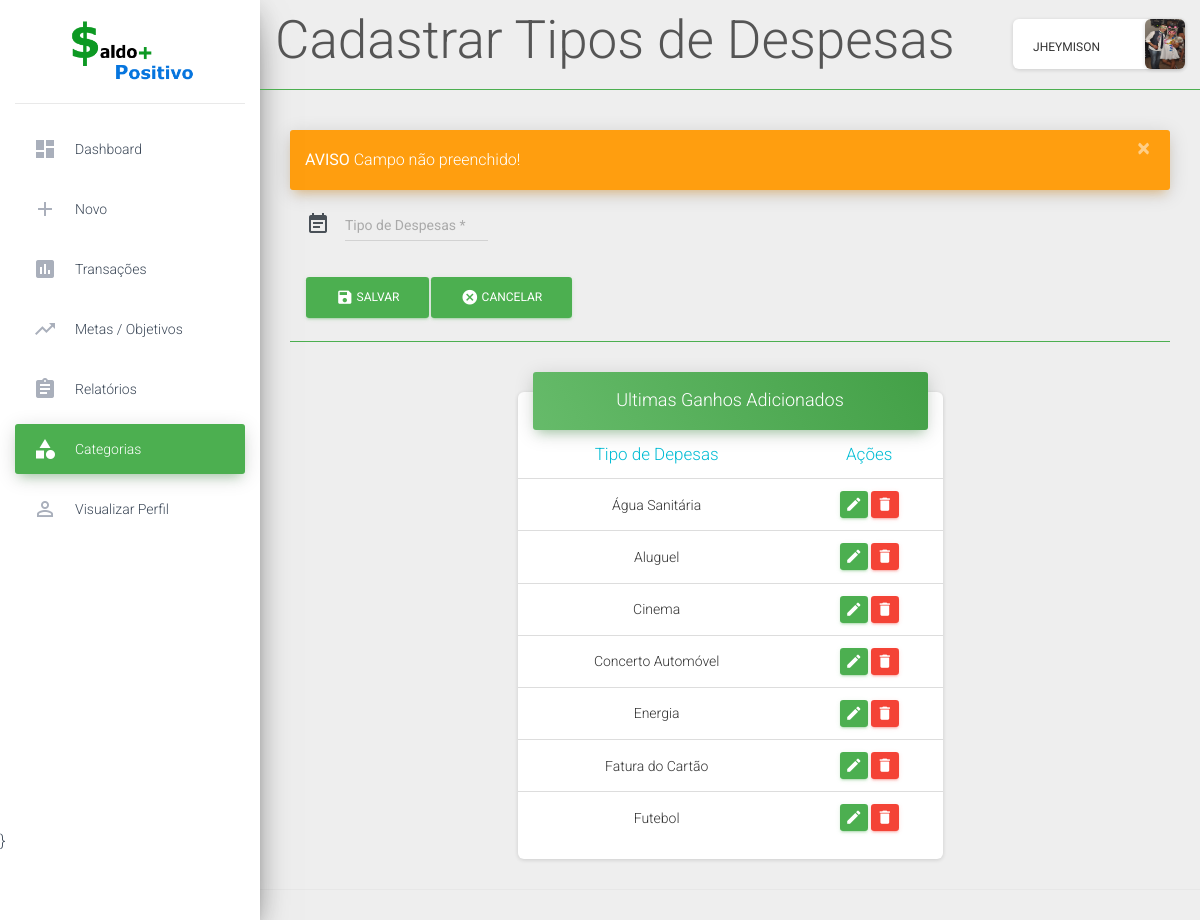
The page /main.php?page=tipodespesas&sec=cadastra_tipo_despesas&erro_cadastro=warnning (signed in) on the database its author committed.
### tables this page shows
CREATE TABLE `perfil_usuarios` (
  `id` int(11) NOT NULL,
  `empresa` varchar(300) NOT NULL,
  `profissao` varchar(300) NOT NULL,
  `sobre` varchar(1000) NOT NULL,
  `imagem` varchar(1000) NOT NULL,
  `id_cadastrar_usuarios` int(11) NOT NULL
);

CREATE TABLE `tipos_de_despesas` (
  `id` int(11) NOT NULL,
  `tipo_despesa` varchar(200) NOT NULL,
  `id_cadastrar_usuarios` int(11) NOT NULL
);

### inserts/title_pages.php (called while the page is built)
<?php
    if(isset($_GET['sec'])){
            $pageInfo = $_GET['sec'];
        if($pageInfo == "dashboard"){
            $pageFormat = "Dashboard";
        } elseif ($pageInfo == "cadastrar_ganho") {
            $pageFormat = "Cadastrar Ganho";
        } elseif($pageInfo == "edita_ganhos"){
            $pageFormat = "Editar Ganhos";
        } elseif($pageInfo == "deleta_ganhos"){
            $pageFormat = "Deletar Ganho";
        } elseif($pageInfo == "cadastrar_despesa"){
            $pageFormat = "Cadastrar Despesas";
        } elseif($pageInfo == "edita_despesas"){
            $pageFormat = "Editar Despesas";
        } elseif($pageInfo == "deleta_despesas"){
            $pageFormat = "Deletar Despesa";
        } elseif($pageInfo == "cadastrar_cartoes"){
            $pageFormat = "Cadastrar Cartao";
        } elseif($pageInfo == "edita_cartoes"){
            $pageFormat = "Editar Cartao";
        } elseif($pageInfo == "deleta_cartoes"){
            $pageFormat = "Deletar Cartao";
        } elseif($pageInfo == "vizualizar_transacoes"){
            $pageFormat = "Visualizar Transações";
        } elseif($pageInfo == "cadastrar_metas"){
            $pageFormat = "Cadastrar Metas";
        } elseif($pageInfo == "editar_metas"){
            $pageFormat = "Editar Metas";
        } elseif($pageInfo == "deletar_metas"){
            $pageFormat = "Deletar Metas";
        } elseif($pageInfo == "relatorio_ganhos"){
            $pageFormat = "Relatorio de Ganhos";
        } elseif($pageInfo == "relatorio_despesas"){
            $pageFormat = "Relatorio de Despesas";
        } elseif($pageInfo == "relatorio_tipo_pagamento"){
            $pageFormat = "Relatorio de Tipos de Pagamentos";
        } elseif($pageInfo == "vizualizar_perfil"){
            $pageFormat = "Seu Perfil";
        } elseif($pageInfo == "editar_perfil"){
            $pageFormat = "Editar Perfil";
        } elseif($pageInfo == "cadastra_tipo_ganhos"){
            $pageFormat = "Cadastrar Tipos de Ganhos";
        } elseif($pageInfo == "cadastra_tipo_despesas"){
            $pageFormat = "Cadastrar Tipos de Despesas";
        } elseif($pageInfo == "edita_tipo_ganhos"){
            $pageFormat = "Alterar Tipos de Ganhos";
        } elseif($pageInfo == "deleta_tipo_ganhos"){
            $pageFormat = "Deletar Tipo";
        } elseif($pageInfo == "edita_tipo_despesas"){
            $pageFormat = "Alterar Tipos de Despesa";
        } elseif($pageInfo == "deleta_tipo_despesas"){
            $pageFormat = "Deletar Tipo";
        }
    } else {
        $pageFormat = "Dashboard";
        $pageInfo ="dashboard";
    }
?>

### inserts/table_tipo_despesas.php (the view, shortened to what this page needs)
<?php
	$id_adm = 100;
	$sql_cadastrar_tipo_despesas = "SELECT * FROM tipos_de_despesas WHERE id_cadastrar_usuarios = '$id_usuario' OR id_cadastrar_usuarios = '$id_adm' ORDER BY tipo_despesa ASC";
	$sel = $conecta_bd->query($sql_cadastrar_tipo_despesas);
?>
<div class="row d-flex justify-content-center">
	<div class="col-lg-6 col-md-6">
		<div class="card">
		    <div class="card-header card-header-success">
		        <h4 class="card-title text-center">Ultimas Ganhos Adicionados</h4>
		    </div>
		    <div class="card-body table-responsive">
		        <table class="table table-hover">
		            <thead class="text-info text-center">
		                <tr>
		                    <th>Tipo de Depesas</th>
		                    <th>Ações</th>
		                </tr>
		            </thead>
		            <tbody class="text-center">
		                <?php while ( $tipos = $sel->fetch_assoc() ) : ?>
		                <tr>
		                    <td><?php  echo $tipos['tipo_despesa'] ?></td>
		                    <td class="td-actions text-center">
				                <a href="main.php?page=tipodespesas&sec=edita_tipo_despesas&id=<?php echo $tipos['id'] ?>">
				                	<button type="button" rel="tooltip" class="btn btn-success" title="Editar">
				                    	<i class="material-icons">edit</i>
				               		</button>
				                </a>
				                <a href="main.php?page=tipodespesas&sec=deleta_tipo_despesas&id=<?php echo $tipos['id'] ?>">
					                <button type="button" name="deletar" type="button" rel="tooltip" class="btn btn-danger" title="Deletar">
					                    <i class="material-icons">delete</i>
					                </button>
				           		</a>
				            </td>
		                </tr>
		                <?php endwhile; ?>
		            </tbody>
		        </table>
		    </div>
		</div>
	</div>
</div>

### main.php (shortened to what this page needs)
<?php
    if ( $_SESSION['logado'] == true ) :
    $id_usuario = $_SESSION['user']['id'];
    $usuario = $_SESSION['user']['nome'];
    $nome = explode(" ", $usuario);
    include("bd/conecta_bd.php");
    include("inserts/title_pages.php");
    $sql_perfil = "SELECT * FROM perfil_usuarios WHERE id_cadastrar_usuarios = '$id_usuario'";
    $sel_perfil = $conecta_bd->query($sql_perfil);
    $perfil = $sel_perfil -> fetch_assoc();
    $imagem = $perfil['imagem'];
?>
<!doctype html>
<html>
<head>
    <link rel="stylesheet" href="https://maxcdn.bootstrapcdn.com/font-awesome/latest/css/font-awesome.min.css">
    <link href="assets/css/material-dashboard2.min.css" rel="stylesheet" />
    <link href="assets/css/material-dashboard.min.css" rel="stylesheet" />
    <link href="assets/demo/demo.css" rel="stylesheet" />
    <link rel="stylesheet" type="text/css" href="chartist/chartist.min.css">
    <link rel="stylesheet" type="text/css" href="assets/css/style.css">
    <link rel="stylesheet" href="https://cdn.jsdelivr.net/docsearch.js/2/docsearch.min.css" />
    <link rel="stylesheet" href="assets/demo/docs.min.css">
</head>
<body>
    <div class="wrapper ">
        <div class="sidebar" data-color="green" data-background-color="white">
            <div class="logo">
                <a href="main.php?sec=dashboard">
                    <img id="logoSite" src="assets/img/logo.png">
                </a>
            </div>
            <div class="sidebar-wrapper">
                <ul class="nav">
                    <li class="nav-item <?=($pageInfo == 'dashboard')?'active':''?>">
                        <a class="nav-link" href="main.php?sec=dashboard">
                            <i class="material-icons">dashboard</i>
                            <p>Dashboard</p>
                        </a>
                    </li>
                    <li class="nav-item dropdown <?=($pageInfo == 'cadastrar_ganho' || $pageInfo == 'cadastrar_despesa' || $pageInfo == 'cadastrar_cartoes')?'active':''?>">
                        <a class="nav-link" href="#" id="navbarDropdownMenuLink" data-toggle="dropdown" aria-haspopup="true" aria-expanded="false">
                            <i class="material-icons">add</i>
                            <p>Novo</p>
                        </a>
                    </li>
                    <li class="nav-item <?=($pageInfo == 'vizualizar_transacoes')?'active':''?>" >
                        <a class="nav-link" href="main.php?page=transacoes&sec=vizualizar_transacoes">
                            <i class="material-icons">assessment</i>
                            <p>Transações</p>
                        </a>
                    </li>
                    <li class="nav-item <?=($pageInfo == 'cadastrar_metas')?'active':''?>"">
                        <a class="nav-link" href="main.php?page=metas&sec=cadastrar_metas">
                            <i class="material-icons">trending_up</i>
                            <p>Metas / Objetivos</p>
                        </a>
                    </li>
                    <li class="nav-item dropdown <?=($pageInfo == 'relatorio_ganhos' || $pageInfo == 'relatorio_despesas' || $pageInfo == 'relatorio_tipo_pagamento' )?'active':''?>" >
                        <a class="nav-link" href="#" id="navbarDropdownMenuLink" data-toggle="dropdown" aria-haspopup="true" aria-expanded="false">
                            <i class="material-icons">assignment</i>
                            <p>Relatórios</p>
                        </a>
                    </li>
                    <li class="nav-item dropdown <?=($pageInfo == 'cadastra_tipo_ganhos' || $pageInfo == 'cadastra_tipo_despesas')?'active':''?>">
                        <a class="nav-link" href="#" id="navbarDropdownMenuLink" data-toggle="dropdown" aria-haspopup="true" aria-expanded="false" name="tipo_ganhO_despesa">
                            <i class="material-icons">category</i>
                            <p>Categorias</p>
                        </a>
                    </li>
                    <li class="nav-item <?=($pageInfo == 'vizualizar_perfil')?'active':''?>" >
                        <a class="nav-link" href="main.php?page=perfil&sec=vizualizar_perfil" name="vizualizar_perfil">
                            <i class="material-icons">perm_identity</i>
                            <p>Visualizar Perfil</p>
                        </a>
                    </li>
                </ul>
            </div>
            }
        </div>
        <div class="main-panel">
            <nav class="navbar navbar-expand-lg navbar-transparent navbar-absolute fixed-top ">
                <div class="container-fluid">
                    <div class="navbar-wrapper">
                        <h1><?php echo $pageFormat ?><h1>
                    </div>
                    <div class="collapse navbar-collapse justify-content-end">
                        <ul class="navbar-nav">
                            <li class="nav-item">
                                <div class="card">
                                    <div class="card-body">
                                        <div class="row">
                                            <div class="col">
                                                <div class="dropdown nomePerfil">
                                                    <a class="nav-link" id="navbarDropdownMenuLink" data-toggle="dropdown" aria-haspopup="true" aria-expanded="false" style="cursor: pointer;">
                                                        <?php echo $nome[0]; ?>
                                                    </a>
                                                </div>
                                            </div>
                                            <div class="col">
                                                <img class="card imgPerfil" src="<?php echo $imagem ?>" rel="nofollow" alt="Card image cap">
                                            </div>
                                        </div>
                                    </div>
                                </div>
                            </li>
                        </ul>
                    </div>
                </div>
            </nav>
            <div class="content">
                <div class="container-fluid">
                    <?php
                        include("routes/routes_main.php");
                    ?>
                </div>
            </div>
            <footer class="footer">
            </footer>
        </div>
    </div>
</html>
<?php endif; ?>

### assets/css/style.css (style rules this page uses)
#logoSite { width: 150px; top: 50%; left: 50%; margin-left: 50px; }
.card { margin-bottom: 0; margin-top: 0; }
.card .card-body { padding: 0px; }
.imgPerfil { width: 40px; height: 50px; }
.nomePerfil { padding-top: 8px; }
.main-panel>.navbar { border-bottom: 1px solid #4caf50; }
.main-panel>.content { margin-top: 100px; }
html { overflow-y: hidden; overflow-x: hidden; }

### rows shown on the page
perfil_usuarios: imagem (picture)
tipos_de_despesas: tipo_despesa "Água Sanitária"
tipos_de_despesas: tipo_despesa "Aluguel"
tipos_de_despesas: tipo_despesa "Cinema"
tipos_de_despesas: tipo_despesa "Concerto Automóvel"
tipos_de_despesas: tipo_despesa "Energia"
tipos_de_despesas: tipo_despesa "Fatura do Cartão"
tipos_de_despesas: tipo_despesa "Futebol"

### other values the page prints
$pageFormat "Cadastrar Tipos de Despesas"
$nome[0] "JHEYMISON"
